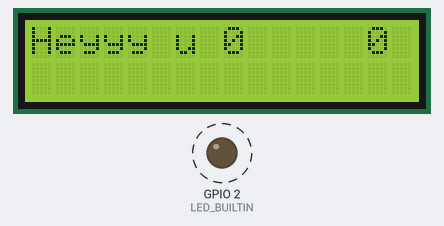
The sketch below on a simulated ESP8266 (NodeMCU). Shown: 16×2 character LCD, output pins drawn as LEDs (lit = HIGH, except the on-board LED, lit = LOW). Dashed ring = blinking. WiFi joins after 1.5 s; servers stay silent unless stated.

Above: at 2.2 s.
At 11.2 s:
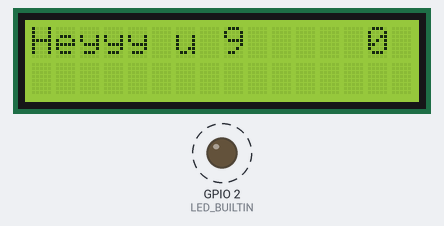
At 20.3 s:
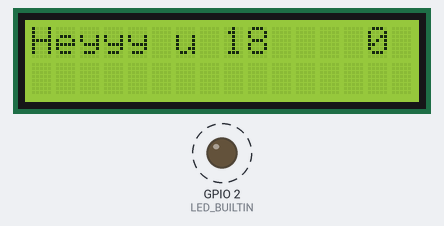
At 38.9 s:
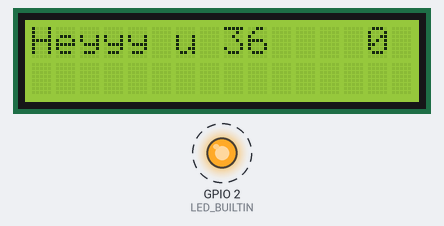
Timing chart, 0 to 40.0 s (numbered marks = the images above):
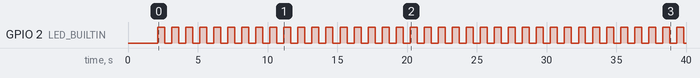

Measured:
- by itself, GPIO 2 (LED_BUILTIN): alternates HIGH for 0.50 s and LOW for 0.51 s
- what the display in image 0 shows lasts 1.0 s, from 2.1 s to 3.1 s

The sketch:

test_tcp.ino
```cpp
#include <ESP8266WiFi.h>
int port = 8888;  //Port number
WiFiServer server(port);
char *ssid = "Wifi của Hoàngs";  //Enter your wifi SSID
char *password = "matkhauwifia";  //Enter your wifi Password
int count1=0;

#include<SoftwareSerial.h>
#include <stdio.h>
#include <stdlib.h>
SoftwareSerial s(3, 1);
#include <Wire.h>
#include <LiquidCrystal_I2C.h>
LiquidCrystal_I2C lcd(0x27,16,2);


int count = 0;
char *count_char ="";
char uart_data_rcv[50];
int tt_rcv_uart = 0;
int data = 0;
int len_data =0;
int read_uart_int(){
  int index = 1;
  while(tt_rcv_uart){
     data = s.read();
     if (data < 0)   {
        tt_rcv_uart = 0;
      }
      else{
        uart_data_rcv[index]=data;
        index++;
      }
    }
    return  index;
  }
int read_uart(){
    int index = 0;
    tt_rcv_uart = 0;
    data = s.read();
    if (data >0)
    {
      uart_data_rcv[0]=data;
      tt_rcv_uart = 1;
      index = read_uart_int();
    }
    return  index;
  }
void client_wifi(){
    WiFiClient client = server.available();

  if (client) {
    if(client.connected())
    {
      s.println("Client Connected");
    }

    while(client.connected()){
      while(client.available()>0){
        // read data from the connected client
        s.write(client.read());
      }
      //Send Data to connected client
      while(s.available()>0)
      {
        client.write(s.read());
      }
    }
    client.stop();
    s.println("Client disconnected");
  }
  }
void setup_wifi(){
  int count_time_connect = 0;
  WiFi.mode(WIFI_STA);
WiFi.begin(ssid, password); //Connect to wifi
s.println("Connecting to Wifi");
while (WiFi.status() != WL_CONNECTED) {
  delay(500);
  s.print(".");
  delay(500);
  count_time_connect++;
  if(count_time_connect > 20){
    s.println("khong the ket noi");
    return;
    }


}
  s.println("");
  s.print("Connected to ");
  s.println(ssid);
  s.print("IP address: ");
  s.println(WiFi.localIP());
  server.begin();
  s.print("Open Telnet and connect to IP:");
  s.print(WiFi.localIP());
  s.print(" on port ");
  s.println(port);
  }
void setup() {
  //Serial S Begin at 9600 Baud
s.begin(9600);
setup_wifi();

pinMode(LED_BUILTIN, OUTPUT);
lcd.begin();
lcd.backlight();
lcd.print("Heyyy u");

}

void loop() {
  client_wifi();
  len_data = read_uart();
  if(len_data>0){
    setup_wifi();

    }
  itoa(count, count_char, 10);
  //if (data >10)
  //s.write(count_char);
  s.write(count_char);
  lcd.setCursor(0,1);
  lcd.print(uart_data_rcv);
  lcd.setCursor(14,0);
  lcd.print(len_data);
  lcd.setCursor(8,0);
  lcd.print(count);
  //s.write(data);
  count++;
  digitalWrite(LED_BUILTIN, HIGH);
  delay(500);
  digitalWrite(LED_BUILTIN, LOW);
  delay(500);
}
```
